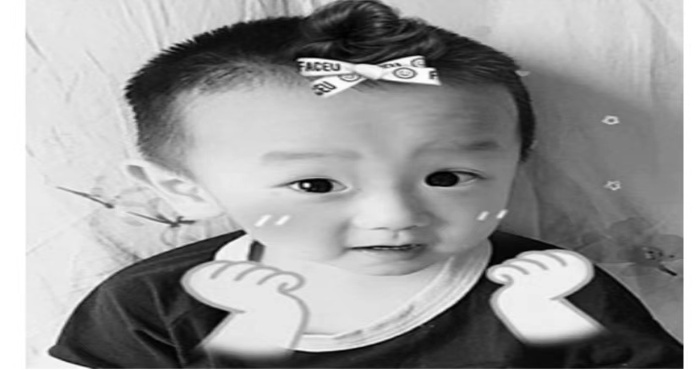
#> input picture cv2.study/Summer1.jpg, 700 x 370 px
$ python cv2.Eigenfaces.py
#> lines starting #> are read from the running program, lines starting #| are printed output that depends on the picture
import cv2
import numpy as np
photo = list()
lables = list()
photo.append(cv2.imread('Summer1.jpg',0))
lables.append(0)
photo.append(cv2.imread('Summer2.jpg',0))
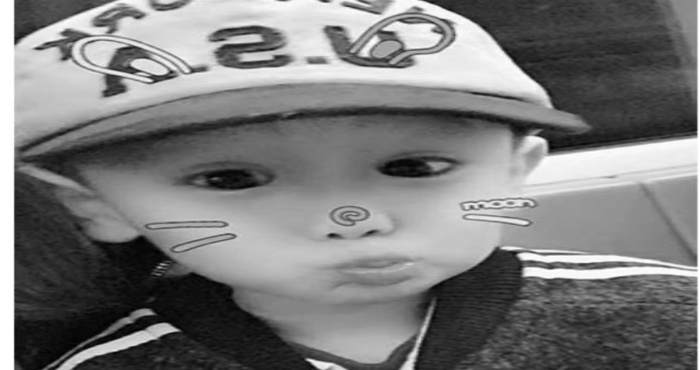
#> input picture cv2.study/Summer2.jpg, 700 x 370 px
lables.append(0)
photo.append(cv2.imread('Summer3.jpg',0))
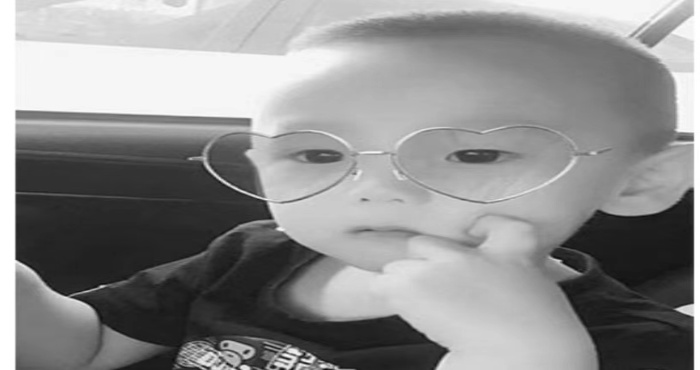
#> input picture cv2.study/Summer3.jpg, 700 x 370 px
lables.append(0)

photo.append(cv2.imread('Elvis1.jpg',0))
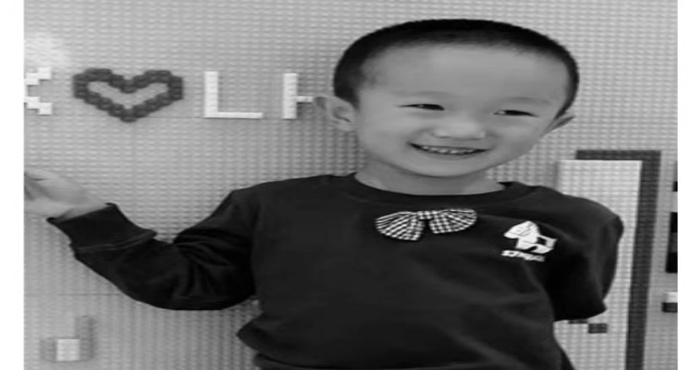
#> input picture cv2.study/Elvis1.jpg, 700 x 370 px
lables.append(1)
photo.append(cv2.imread('Elvis2.jpg',0))
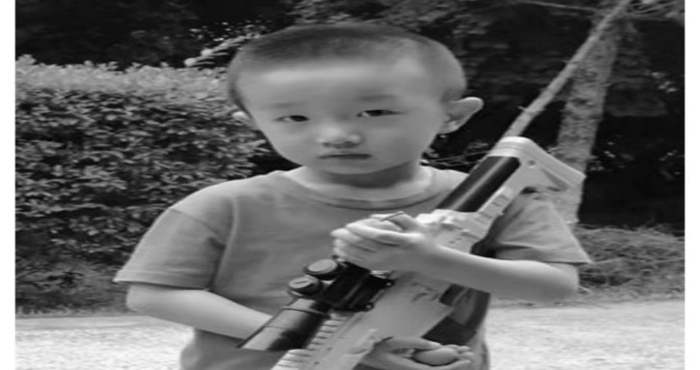
#> input picture cv2.study/Elvis2.jpg, 700 x 370 px
lables.append(1)
photo.append(cv2.imread('Elvis3.jpg',0))
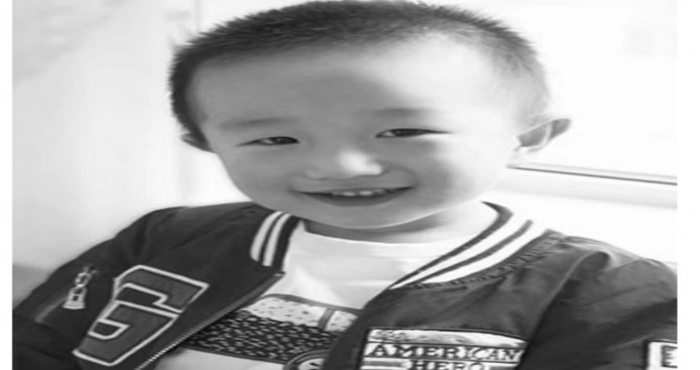
#> input picture cv2.study/Elvis3.jpg, 700 x 370 px
lables.append(1)

names = {'0':'summer','1':'elvis'}
recognizer = cv2.face.EigenFaceRecognizer_create()
recognizer.train(photo,np.array(lables))

i = cv2.imread('daice.jpg',0)
#> (the run stopped early here; a loop or call above may not have finished)
